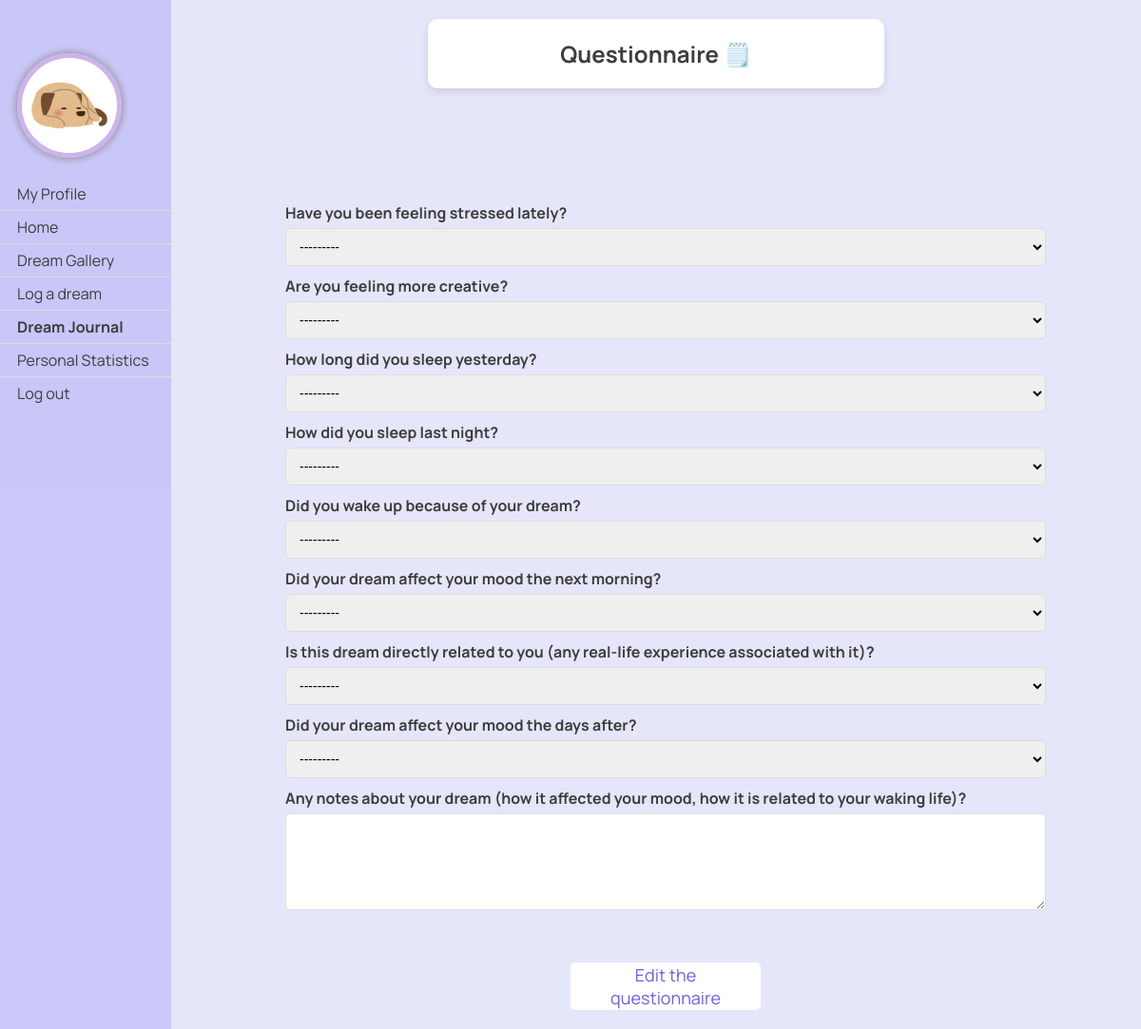
/dreams/questionnaire/313/ (signed in), run on an earlier commit of the app's database.
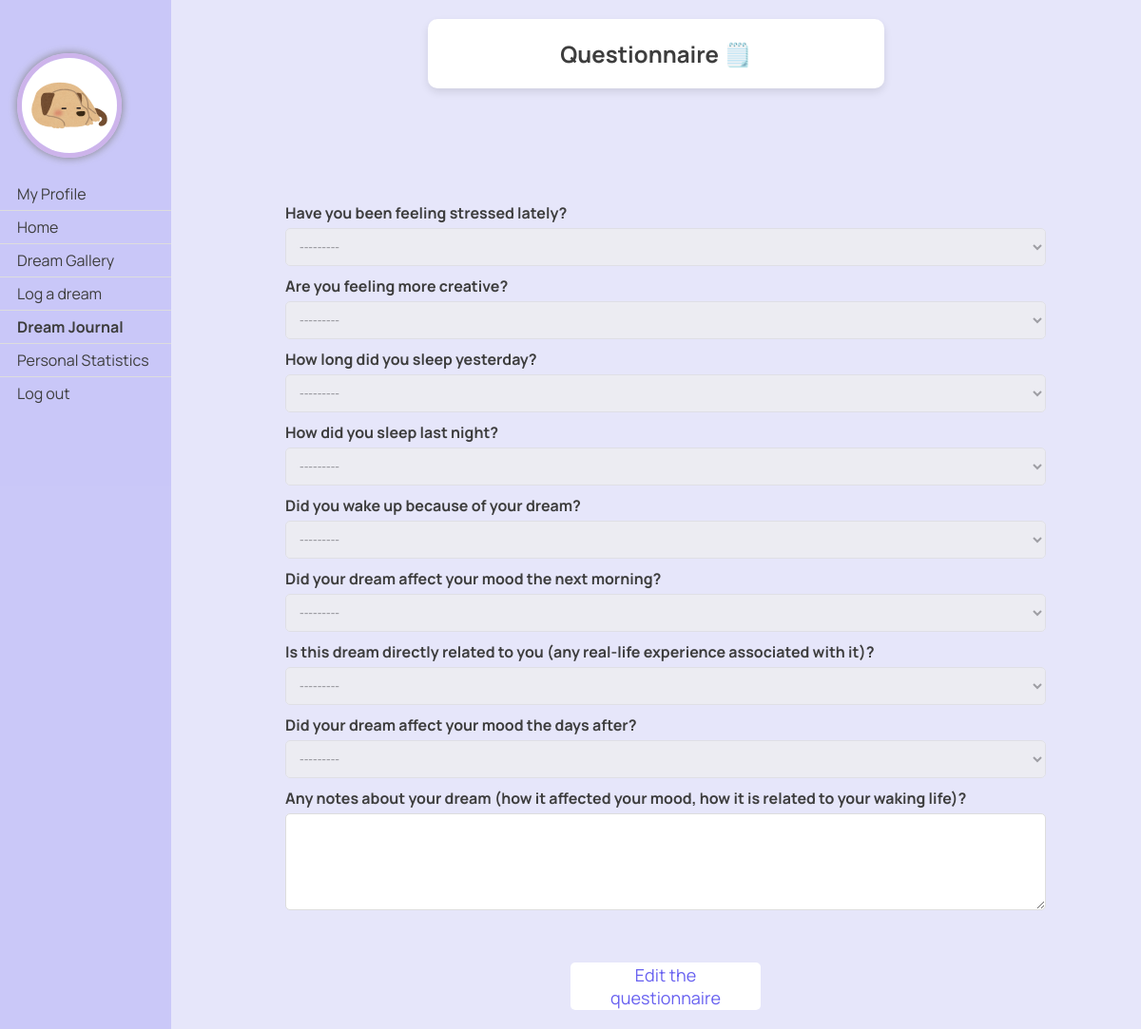
And on a later commit of the database.
### dreams/models.py (models this page shows, shortened)
class Profile(models.Model):
    user = models.OneToOneField(User, on_delete=models.CASCADE)
    avatar = models.CharField(max_length=100, choices=[
        ('1.jpg', 'Picture 1'),
        ('3.jpg', 'Picture 3'),
        ('4.jpg', 'Picture 4'),
        ('5.jpg', 'Picture 5'),
        ('6.jpg', 'Picture 6'),
        ('7.jpg', 'Picture 7'),
        ('8.jpg', 'Picture 8'),
        ('9.jpg', 'Picture 9'),
        ('10.jpg', 'Picture 10'),
        ('11.jpg', 'Picture 11'),
        ('12.jpg', 'Picture 12'),
        ('13.jpg', 'Picture 13'),
    ],
                              default='1.jpg')
    bio = models.TextField()

class Questionnaire(models.Model):
    dream = models.OneToOneField(Dream, on_delete=models.CASCADE, related_name='questionnaire')
    quality_option = [
        ('0', 'Very poor'),
        ('1', 'Poor'),
        ('2', 'Neutral'),
        ('3', 'Good'),
        ('4', 'Very Good'),
    ]
    boolean_option = [
        ('0', 'No'),
        ('1', 'Yes'),
    ]
    duration_option = [
        ('0', 'Less than 3 hours'),
        ('1', '3-5 hours'),
        ('2', '6-8 hours'),
        ('3', 'More than 8 hours'),
    ]
    stress = models.CharField(max_length=1, choices=boolean_option, blank=True, null=True)
    creativity = models.CharField(max_length=1, choices=boolean_option, blank=True, null=True)
    sleep_duration = models.CharField(max_length=1, choices=duration_option, blank=True, null=True)
    sleep_quality = models.CharField(max_length=1, choices=quality_option, blank=True, null=True)
    awakening = models.CharField(max_length=1, choices=boolean_option, blank=True, null=True)
    morning_mood = models.CharField(max_length=1, choices=boolean_option, blank=True, null=True)
    dream_relation_oneself = models.CharField(max_length=1, choices=boolean_option, blank=True, null=True)
    dream_impact_mood = models.CharField(max_length=1, choices=boolean_option, blank=True, null=True)
    notes = models.TextField(blank=True, null=True)

### dreams/views.py (the view, shortened to what this page needs)
# urls.py: path('questionnaire/<int:dream_id>/', views.questionnaire, name='questionnaire'),
@login_required
def questionnaire(request, dream_id):
    dream = get_object_or_404(Dream, id=dream_id)
    edit_questionnaire = False
    view_only = request.method == 'GET'
    if hasattr(dream, 'questionnaire'):
        questionnaire = dream.questionnaire
        form = QuestionnaireForm(instance=questionnaire)
        if view_only:
            for field in form.fields.values():
                field.widget.attrs['disabled'] = 'disabled'
    else:
        questionnaire = None
        form = QuestionnaireForm()
    return render(request, 'dreams/questionnaire.html', {'form': form, 'dream': dream, 'view_only': view_only, 'edit_questionnaire': edit_questionnaire})

### dreams/templates/dreams/questionnaire.html (shortened to what this page needs)
{% load static %}
<!DOCTYPE html>
<html lang="en">
<head>
    <link rel="stylesheet" type="text/css" href="{% static 'css/styles.css' %}">
</head>
<body>
<div class="sidenav">
    <a href="{% url 'dreams:profile' %}" class="profile-link">
        <img src="{% static 'pfps/'|add:user.profile.avatar %}"
             style="width: 100px; height: 100px; border-radius: 50%; border: 5px solid #cdb4eb; box-shadow: 0 0 10px #808080;">
        <br></br>
        <span>My Profile</span>
    </a>
    <a href="/">Home</a>
    <a href="{% url 'dreams:gallery' %}">Dream Gallery</a>
    <a href="{% url 'dreams:log_dream' %}">Log a dream</a>
    <a href="{% url 'dreams:dream_journal' %}"><b>Dream Journal</b></a>
    <a href="{% url 'dreams:personal_statistics' %}">Personal Statistics</a>
    <a href="{% url 'logout' %}">Log out</a>
</div>
<div class="header">
    <h2>Questionnaire 🗒️</h2>
</div>
    <div class="container">
        <form class="form-container" method="post">
            {% for field in form %}
                <div class="form-group">
                    {{ field.label_tag }}
                    {{ field }}
                </div>
            {% endfor %}
            {% if view_only %}
                <div style="display: flex; gap: 10px; margin-top: 50px; justify-content: center;">
                    <form action="{% url 'dreams:questionnaire' dream.id %}" method="post">
                        <button type="submit" name="edit_questionnaire" value="true" class="btn">Edit the questionnaire</button>
                    </form>
                </div>
             {% else %}
             <button type="submit" class="btn btn-primary">Submit</button>
            {% endif %}
        </form>
    </div>
</body>
</html>

### static/css/styles.css (style rules this page uses)
body { font-family: 'Manrope', -apple-system, BlinkMacSystemFont, "Segoe UI", Roboto, Oxygen-Sans, Ubuntu, Cantarell, "Helvetica Neue", sans-serif; margin: 0; padding: 0; background-color: #E6E6FA; }
.button, button { font-family: 'Manrope', sans-serif; background-color: white; color: rgba(103, 96, 240); text-decoration: none; padding: 10px 20px; border: none; border-radius: 5px; font-size: 18px; cursor: pointer; width: 200px; height: 50px; display: inline-flex; align-items: center; justify-content: center; transition: background-color 0.3s, color 0.3s; }

### dreams/templates/dreams/questionnaire.html (style rules this page uses)
body, html { margin: 0; padding: 0; width: 100%; height: 100%; font-family: 'Manrope', -apple-system, BlinkMacSystemFont, "Segoe UI", Roboto, Oxygen-Sans, Ubuntu, Cantarell, "Helvetica Neue", sans-serif; display: flex; flex-direction: column; justify-content: space-between; align-items: center; }
.header { background: #FFFFFF; color: #3D3D3D; border-radius: 10px; box-shadow: 0 4px 8px rgba(0, 0, 0, 0.1); width: 40%; text-align: center; margin-top: 20px; margin-left: 180px; margin-bottom: 220px; z-index: 2; position: relative; }
.sidenav { height: 100%; width: 180px; position: fixed; z-index: 1; top: 0; left: 0; background-color: rgba(103, 96, 240, 0.224); overflow-x: hidden; padding-top: 50px; }
.sidenav a { padding: 6px 8px 6px 18px; text-decoration: none; font-size: 16px; color: #3D3D3D; display: block; border-bottom: 1px solid #ddd; }
.sidenav a:last-child { border-bottom: none; }
.container { display: flex; flex-direction: column; font-family: 'Manrope'; justify-content: center; align-items: center; width: calc(100% - 200px); height: calc(100vh - 150px); margin-left: 200px; z-index: 1; }
.form-container { max-width: 800px; width: 100%; padding: 20px; border-radius: 10px; }
.form-group { margin-bottom: 10px; }
.form-group label { display: block; font-weight: bold; margin-bottom: 5px; color: #3D3D3D; }
.form-group input, .form-group select, .form-group textarea { width: 100%; padding: 10px; border: 1px solid #ddd; border-radius: 5px; box-sizing: border-box; font-size: 14px; }
.form-group textarea { resize: vertical; min-height: 100px; background-color: #FFFFFF; }

What changed in the data, as far as the page shows it:
added Questionnaire: form "---------" "---------" "---------" "---------" "---------" "---------" "---------" "---------"
